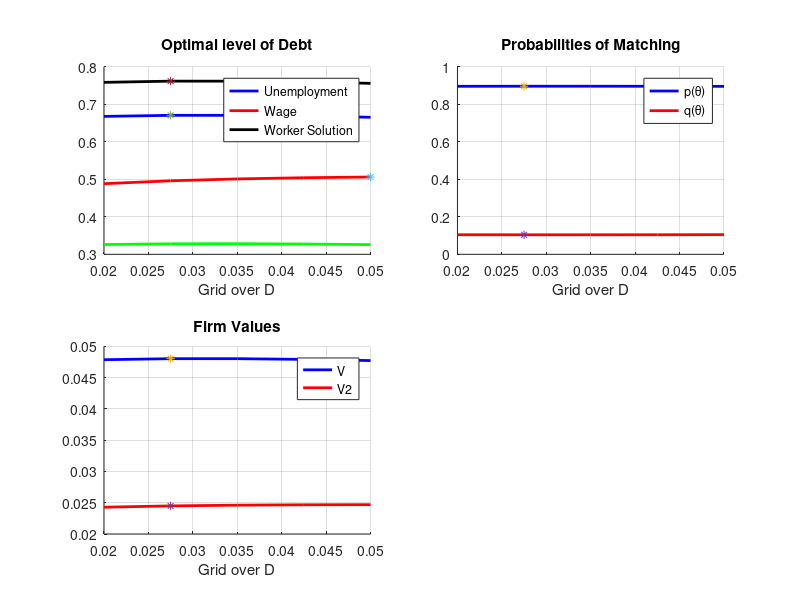

Write the MATLAB code that produced this figure.
% clear all
% close all

delt           = 0.1;
b              = 0.1;
r              = 1;
COE            = 0.005;
alp_min        = 0.02;
alp_max        = 0.05;
alp            = linspace(alp_min,alp_max,5);
phie           = r*alp.*(COE + alp).^(-delt);
A              = (1/2*(1+phie).*(COE + alp).^delt - r*alp);
B              = b*(phie + (((1 - phie).*b.*(COE + alp).^(-delt))/2) - 2);
Exp_output     = (1/2*(1-phie.^2).*(COE + alp).^delt - r*alp.*(1-phie));
Max_output     = (COE + alp).^delt - r*alp;
C              = (COE.*((2-phie).*Exp_output + B + (2-phie).*phie*b)).^(1/2)./(2-phie);
w              = Max_output - (COE + alp).^(delt/2)*2^(0.5).*C.^(0.5);
phi_dw         = phie + w.*(COE + alp).^(-delt);
V2             = (1-phie).*A - ...
      (1/2*(1-phie) + A.*(COE + alp).^(-delt)).*w + 1/2*(COE + alp).^(-delt).*w.^2;
V              = (2-phie).*V2;
E2             = phie*b + (1 - phie).*w - 1/2*((COE + alp).^(-delt)).*w.^2;
E3             = E2 + 1/2*((COE + alp).^(-delt))*b^2;
E_net          = (2-phie).*E2 + B;
E_net_check    = E2 + phie*b + (1 - phie).*E3 - 2*b;
ptheta         = E_net./(E_net + V);
qtheta         = V./(E_net + V);
U              = b + ptheta.*(E2 + phie*b + (1 - phie).*E3) + (1 - ptheta)*2*b;
U_check        = E_net.^2./(E_net + V) + 3*b;
E2_worker      = phie*b + (1 - phie).*Max_output - 1/2*((COE + alp).^(-delt)).*Max_output.^2;
E3_worker      = E2_worker + 1/2*((COE + alp).^(-delt))*b^2;
U_worker       = b + E2_worker + phie*b + (1 - phie).*E3_worker;

%Some checks
if sum(abs(E_net - E_net_check)) > 10^(-8)
      display('Net value of employment is wrong')
end
if sum(abs(E2 + V2 - Exp_output - phie*b)) > 10^(-8)
      display('Either E2 or V2 is wrong')
end
if sum(abs(E_net + V - (2-phie).*(Exp_output + phie*b) - B)) > 10^(-8)
      display('Either E_net or V is wrong')
end
if sum(abs(U - U_check)) > 10^(-8)
      display('Value of unemployment is wrong')
end

%Optimal Ds
[max_w               loc_D_w]                = max(w);
[max_Exp             loc_D_Exp]              = max(Exp_output);
[max_U               loc_D_U]                = max(U);
[max_U_worker        loc_D_U_worker]         = max(U_worker);
[max_ptheta          loc_D_ptheta]           = max(ptheta);
[max_qtheta          loc_D_qtheta]           = min(qtheta);
[max_V               loc_D_V]                = max(V);
[max_V2              loc_D_V2]               = max(V2);
[max_Ey              loc_D_Ey]               = max((2-phie).*(Exp_output + phie*b) + B);

%Plots
figure(1)
newPosition = [1 41 1920 963];
newUnits = 'normalized';
set(gcf,'Position', newPosition,'Units', newUnits);
hL.Orientation = 'horizontal';
hL.FontSize = 16;

subplot(2,2,1)
hold on
plot(alp,U,'LineWidth',2,'Color','b')
plot(alp,w,'LineWidth',2,'Color','r')
plot(alp,U_worker,'LineWidth',2,'Color','k')
plot(alp,Exp_output,'LineWidth',2,'Color','g')
plot(alp(loc_D_U),U(loc_D_U),'*')
plot(alp(loc_D_w),w(loc_D_w),'*')
plot(alp(loc_D_U_worker),U_worker(loc_D_U_worker),'*')
grid on
xlabel('Grid over D') % x-axis label
% ylabel('Value of Unemployment') % y-axis label
legend('Unemployment','Wage','Worker Solution')
title('Optimal level of Debt')
hold off

subplot(2,2,2)
hold on
plot(alp,ptheta,'LineWidth',2,'Color','b')
plot(alp,qtheta,'LineWidth',2,'Color','r')
plot(alp(loc_D_U),ptheta(loc_D_U),'*')
plot(alp(loc_D_U),qtheta(loc_D_U),'*')
grid on
xlabel('Grid over D') % x-axis label
% ylabel('Value of Unemployment') % y-axis label
legend('p(\theta)','q(\theta)')
title('Probabilities of Matching')
hold off

subplot(2,2,3)
hold on
plot(alp,V,'LineWidth',2,'Color','b')
plot(alp,V2,'LineWidth',2,'Color','r')
plot(alp(loc_D_U),V(loc_D_U),'*')
plot(alp(loc_D_U),V2(loc_D_U),'*')
grid on
xlabel('Grid over D') % x-axis label
% ylabel('Value of Unemployment') % y-axis label
legend('V','V2')
title('Firm Values')
hold off






